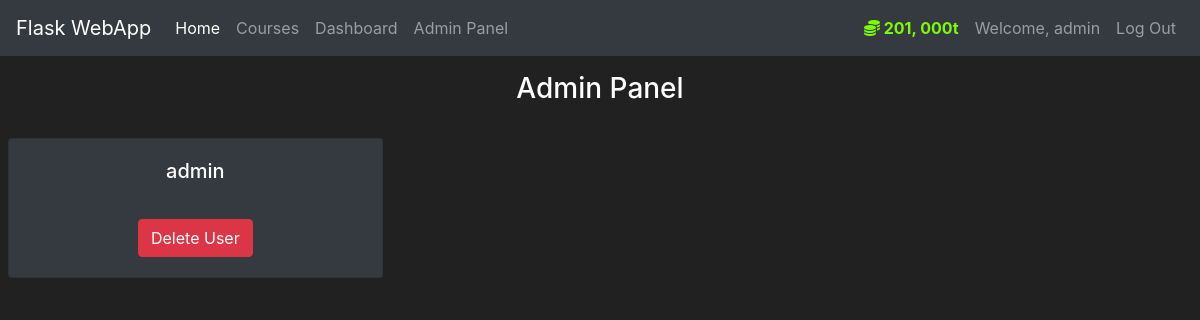
/admin/deleteuser (signed in), run on an earlier commit of the app's database.
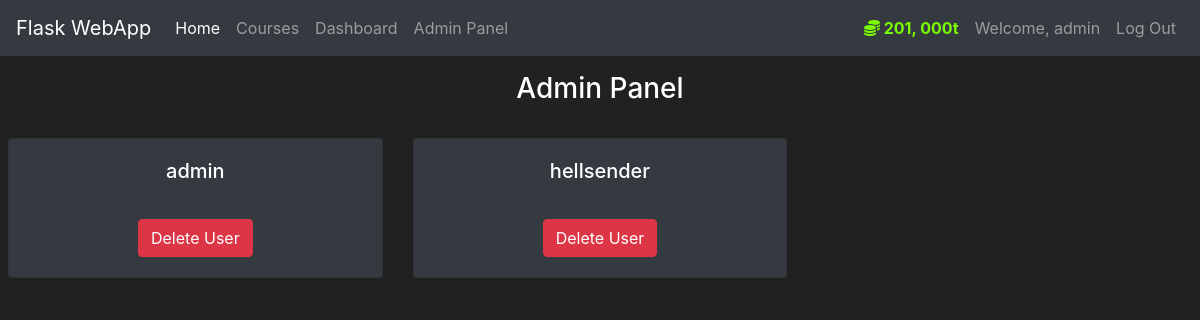
And on a later commit of the database.
### course/models.py (models this page shows, shortened)
class Users(db.Model, UserMixin):
    id = db.Column(db.Integer(), primary_key=True)
    username = db.Column(db.String(length=30), nullable=False, unique=True)
    email_address = db.Column(db.String(length=50), nullable=False, unique=True)
    password_hash = db.Column(db.String(length=50), nullable=False)
    tokens_owned = db.Column(db.Integer(), nullable=False, default=500)
    items_owned = db.relationship('Items', secondary=course_owner, backref='owned_users', lazy=True)
    @property
    def styled_token(self):
        return f"{str(self.tokens_owned)[0:-3]}, {str(self.tokens_owned)[-3:]}t" if len(str(self.tokens_owned)) >= 4 else f"{str(self.tokens_owned)}t"
    @property
    def password(self):
        return self.password_hash

### course/route.py (the view, shortened to what this page needs)
@app.route('/admin/<action>', methods=['GET', 'POST'])
def actions(action):
    admin_panel = AdminPanel()
    if action == 'deleteuser':
        return render_template('adminpanel/deleteuser.html', action=action, admin_panel= admin_panel)

### course/admin.py (called while the page is built)
    @property
    def getusers(self):
        users = Users.query.all()
        return users

### course/models.py (called while the page is built)
@login_manager.user_loader
def load_user(user_id):
    return Users.query.get(int(user_id))

### course/templates/adminpanel/deleteuser.html (shortened to what this page needs)
{% extends 'base.html' %}
{% block content %}
<div class="mr-2 ml-2">
    <h3 class="text-center mt-3">Admin Panel</h3>
    <br>
    <div class="row">
        {% for user in admin_panel.getusers %}
            <div class="col-md-4">
                <div style="margin-bottom: 30px" class="card text-center bg-dark card-wrapper">
                    <div class="card-body">
                        <h5 class="card-title">{{ user.username }}</h5>
                        <br>
                            <a class="btn btn-info btn-outline btn-danger" href="{{ url_for('action_perform', action='deleteuser', value=user.username) }}">Delete User</a>
                    </div>
                </div>
            </div>
        {% endfor %}
    </div>
</div>
{% endblock %}

### course/templates/base.html (shortened to what this page needs)
<!doctype html>
<html lang="en">
  <head>
    <link rel="stylesheet" href="https://cdn.jsdelivr.net/npm/bootstrap@4.5.3/dist/css/bootstrap.min.css">
  </head>
  <body>
    <nav class="navbar navbar-expand-md navbar-dark bg-dark">
      <a class="navbar-brand" href="{{ url_for('home') }}">Flask WebApp</a>
      <div class="collapse navbar-collapse" id="navbarNav">
        <ul class="navbar-nav mr-auto">
          <li class="nav-item active">
              <a class="nav-link" href="{{ url_for('home') }}">Home <span class="sr-only">(current)</span></a>
          </li>
          <li class="nav-item">
              <a class="nav-link" href="{{ url_for('courses') }}">Courses</a>
          </li>
          {% if current_user.is_authenticated %}
            <li>
              <a class="nav-link" href="{{url_for('users')}}">Dashboard</a>
            </li>
              {% if current_user.username == 'admin' %}
              <li>
                <a class="nav-link" href="{{url_for('admin')}}">Admin Panel</a>
              </li>
              {% endif %}
          {% endif %}
        </ul>
        {% if current_user.is_authenticated %}
          <ul class="navbar-nav">
            <li class="nav-item">
              <a class="nav-link" style="color: lawngreen; font-weight: bold">
                  <i class="fas fa-coins"></i>
                  {{ current_user.styled_token }}
              </a>
            </li>
            <li class="nav-item">
                <a class="nav-link">Welcome, {{ current_user.username }}</a>
            </li>
            <li class="nav-item">
                <a class="nav-link" href="{{url_for('logout')}}">Log Out</a>
            </li>
          </ul>
        {% endif %}
      </div>
    </nav>
    {% block content %}{% endblock %}
  </body>
</html>

What changed in the data, as far as the page shows it:
added Users: username "hellsender"
